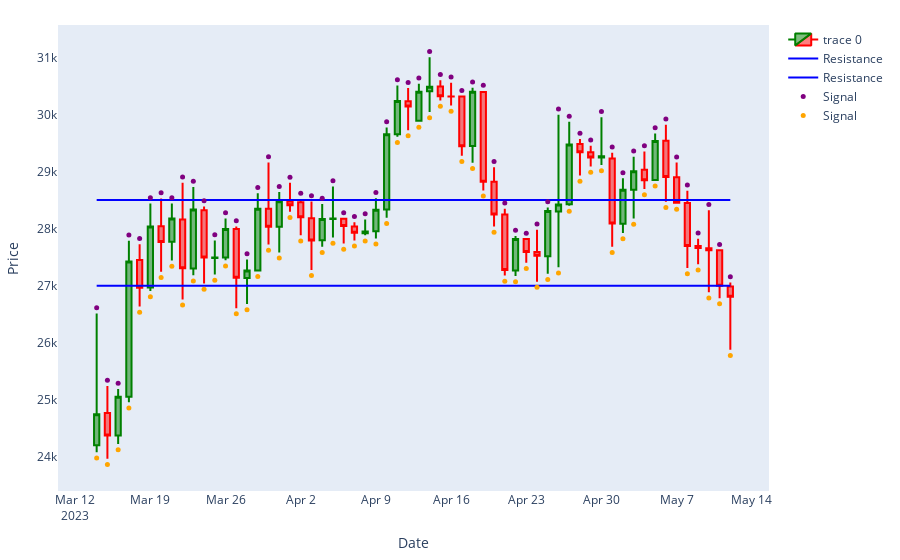

The cell this chart's notebook holds for it:
### Code cell
dfplot = data_filtered[0:60]
MARGIN = 25
fig = go.Figure(data=[go.Candlestick(
                x=dfplot["Date"], 
                open=dfplot["Open"], 
                high=dfplot["High"], 
                low=dfplot["Low"], 
                close=dfplot["Close"],
                increasing_line_color="green", 
                decreasing_line_color="red"),
                go.Scatter(x=dfplot["Date"], y=[27000] * len(dfplot), line=dict(color="blue", width=2), name="Resistance"),
                go.Scatter(x=dfplot["Date"], y=[28500] * len(dfplot), line=dict(color="blue", width=2), name="Resistance"),
                go.Scatter(x=dfplot["Date"], y=dfplot.High+100, mode="markers", marker=dict(color="Purple", size=5), name="Signal"),
                go.Scatter(x=dfplot["Date"], y=dfplot.Low-100, mode="markers", marker=dict(color="Orange", size=5), name="Signal")
                ])
fig.update(layout_xaxis_rangeslider_visible=False) # Hide slider
fig.update_layout(margin_l = MARGIN, margin_r = MARGIN, margin_t = MARGIN, margin_b = MARGIN)
fig.update_yaxes(title_text="Price", showgrid=False)
fig.update_xaxes(title_text="Date", showgrid=False)
fig.show()
